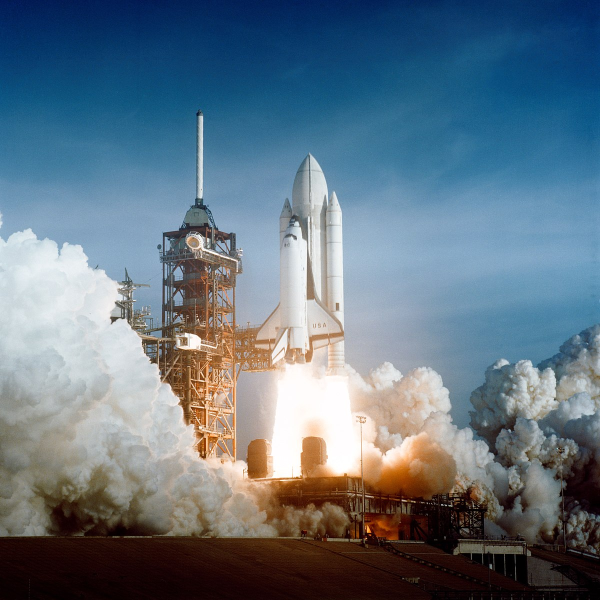
#> input picture image_examples/rocket.jpg, 1200 x 1200 px, found by its file name (shown at 1/2 size)
$ jupyter execute 'Level 1  Wavlet Compression Demo.ipynb'
#> lines starting #> are read from the running program, lines starting #| are printed output that depends on the picture; long printed decimals are rounded
# Multi-Level Wavlet Compression In Python

## Demo and Test Notebook

------------------------------------------------------------------------

Artash Nath, Pay-Elec UTAT

3 Febuary 2021

------------------------------------------------------------------------

[cell 1]
# Importing Neccesary Libaries

import pywt # For wavlets
import numpy # Handling Array Data
import numpy as np # ^
from PIL import Image # Image Operations
import cv2 # More Image Operations
import matplotlib.pyplot as plt # Plots and displays
from skimage.io import imread # Even more image operations

[cell 2]
# Calculate pixel simmilarity between 2 arrays of same size

def image_simmilarity(imageA, imageB):

    imageA = imageA.astype(np.float32)
    imageB = imageB.astype(np.float32)

    diff = abs(imageA - imageB) # Find difference between 2 images

    err = diff.mean() # Calculate Average Difference between those 2 images

    return err


# This function graphs the number of pixels in an image lower then a value n,
# where n ranged from pixel value 0 to 6 in the first plot, and 0 to 600 in the second plot
def pixel_thresholds(im, color='black'):

    g1_thresholds = np.linspace(0, 5, 100)
    g2_thresholds = np.linspace(0, 600, 1200)

    g1_percentages = []
    g2_percentages = []

    for i in g1_thresholds:
        g1_percentages.append((abs(im)<i).sum()/(im.size)*100) # Appends number of pixel in image below "i"

    for i in g2_thresholds:
        g2_percentages.append((abs(im)<i).sum()/(im.size)*100)


    ################################
    plt.figure(figsize=(18, 8))

    plt.subplot(211)
    plt.title("(%) Of Values in Image Below [threshold]")
    plt.ylabel("(%) Pixels Below Threshold")
    plt.plot(g1_thresholds,  g1_percentages, color=color)

    plt.subplot(212)
    plt.ylabel("(%) Pixels Below Threshold")
    plt.xlabel("Threshold")
    plt.plot(g2_thresholds,  g2_percentages,color=color)


# this function returns a threshold, where all pixels below that threshold should be discareded
# based on the percentage of pixels we want to discard (compression_level)

def get_threshold(im, compression_level):
    thresh = np.sort(abs((im.ravel())))[int(im.size*(1-compression_level))]
    return thresh

[cell 3]
im = cv2.resize(imread('rocket.jpg')[:1000, :1000], (500,500) )# Read Sample Image
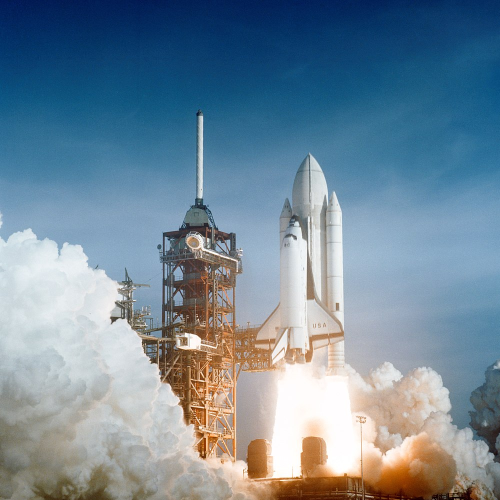
#> im: shape (500, 500, 3); mean R, G, B 115.4, 137, 152.9
plt.title("Origial Image")
plt.imshow(im)

[cell 4]
# Breaking into RED, GREEN, BLUE
r = im[:,:,0]
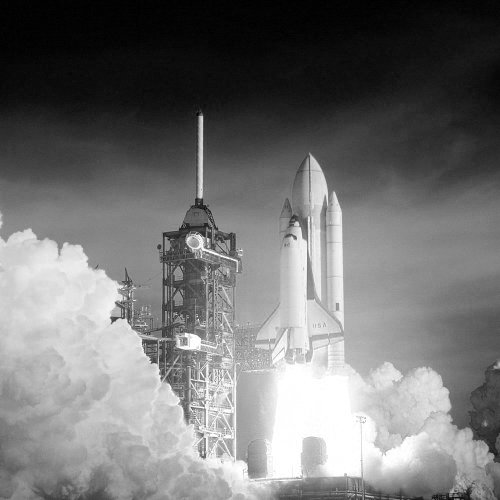
#> r: shape (500, 500); min 0, max 255, mean 115.4
g = im[:,:,1]
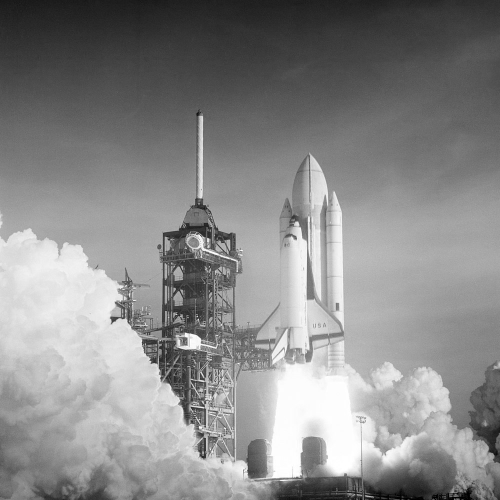
#> g: shape (500, 500); min 0, max 255, mean 137
b = im[:,:,2]
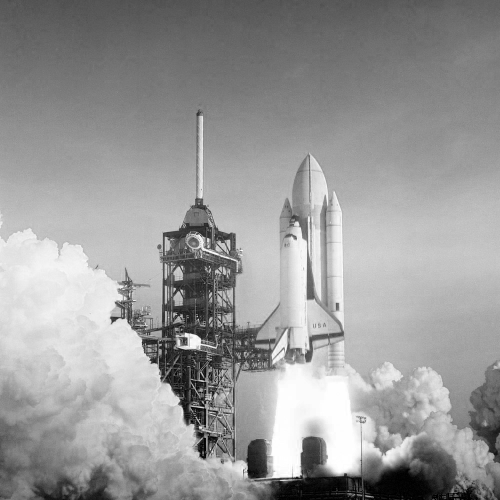
#> b: shape (500, 500); min 0, max 255, mean 152.9


################################
plt.figure(figsize=(16, 8))

plt.subplot(131)
plt.title("Original Image RED LAYER")
plt.imshow(r,  cmap='Reds')

plt.subplot(132)
plt.title("Original Image GREEN LAYER")
plt.imshow(g, cmap = 'Greens')

plt.subplot(133)
plt.title("Original Image BLUE LAYER")
plt.imshow(b, cmap = 'Blues')

-----------------------------------------------------
# LEVEL 1 COMPRESSION
-----------------------------------------------------

-----------------------------------------------------
###  (0% Compression)
-----------------------------------------------------

[cell 5]
# Compressing Each Layer via Wavelet DB2 Periodization at Level 1
level = 1
r_coeff = pywt.wavedec2(r, 'db2', mode='periodization', level=level)
#> r_coeff = 2 items
g_coeff = pywt.wavedec2(g, 'db2', mode='periodization', level=level)
#> g_coeff = 2 items
b_coeff = pywt.wavedec2(b, 'db2', mode='periodization', level=level)
#> b_coeff = 2 items

arr_r, slices_r = pywt.coeffs_to_array(r_coeff)
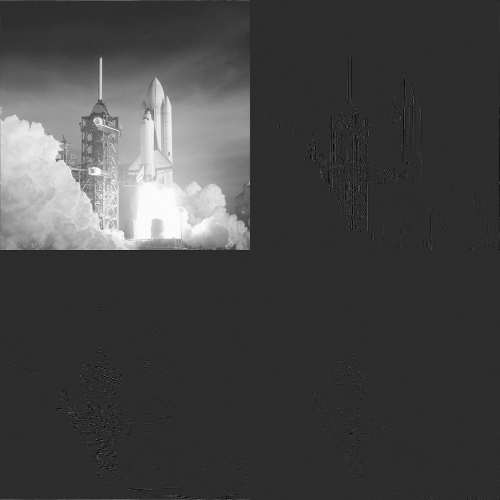
#> arr_r: shape (500, 500) float64; min -111.3, max 519.5, mean 57.7; drawn with min black and max white
#> slices_r = 2 items
arr_g, slices_g = pywt.coeffs_to_array(g_coeff)
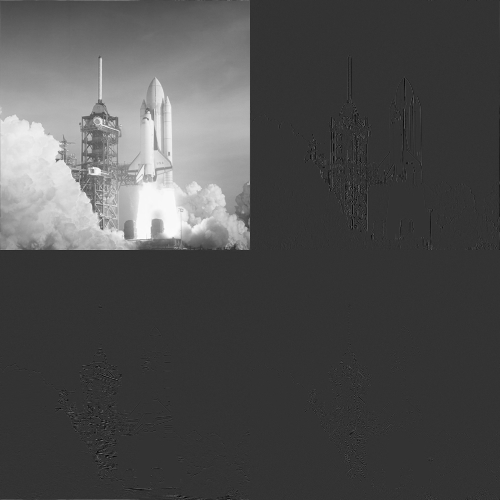
#> arr_g: shape (500, 500) float64; min -132.2, max 522.5, mean 68.5; drawn with min black and max white
#> slices_g = 2 items
arr_b, slices_b = pywt.coeffs_to_array(b_coeff)
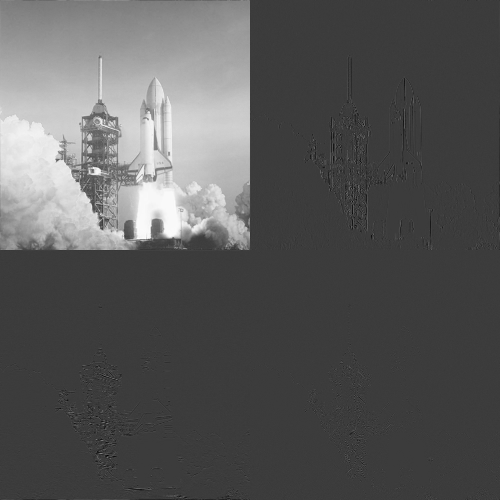
#> arr_b: shape (500, 500) float64; min -161.5, max 522.3, mean 76.4; drawn with min black and max white
#> slices_b = 2 items

[cell 6]
plt.figure(figsize=(8,24))

plt.subplot(311)
plt.title("Red Level 1 Wavlet Coefficients", fontsize=15)
plt.imshow(arr_r, cmap='Reds')

plt.subplot(312)
plt.title("Green Level 1 Wavlet Coefficients",  fontsize=15)
plt.imshow(arr_g, cmap='Greens')

plt.subplot(313)
plt.title("Blue Level 1 Wavlet Coefficients", fontsize=15)
plt.imshow(arr_b, cmap='Blues')

[cell 7]
r_coeff = pywt.array_to_coeffs(arr_r, slices_r, output_format='wavedecn')
g_coeff = pywt.array_to_coeffs(arr_g, slices_g, output_format='wavedecn')
b_coeff = pywt.array_to_coeffs(arr_b, slices_b, output_format='wavedecn')

[cell 8]
level = 1

r_reconstructed = pywt.waverecn(r_coeff, 'db2', mode='periodization')
g_reconstructed = pywt.waverecn(g_coeff, 'db2', mode='periodization')
b_reconstructed = pywt.waverecn(b_coeff, 'db2', mode='periodization')

reconstructed_im = (np.stack((r_reconstructed, g_reconstructed, b_reconstructed), 2)).astype(np.uint16)

[cell 9]
plt.imshow(reconstructed_im)

[cell 10]
print("Average Pixel Difference Between Original and Wavlet Reconstructed with 100% Compression: ",image_simmilarity(im, reconstructed_im))
#> in image_simmilarity, `diff = abs(imageA - imageB)`:
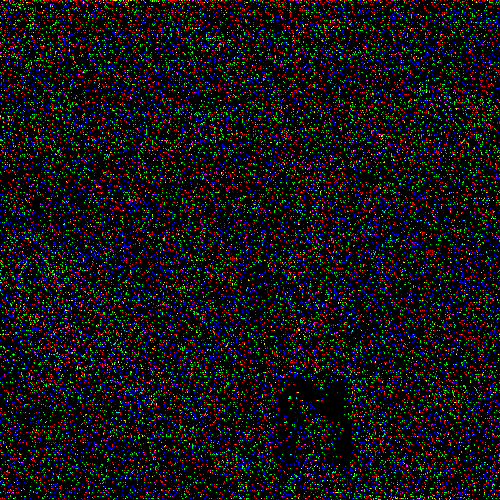
#> diff: shape (500, 500, 3) float32; mean of channels 0, 1, 2 0.0558, 0.0532, 0.0557; drawn as R, G, B
#> in image_simmilarity, `err = diff.mean()`: err = 0.0549
#| Average Pixel Difference Between Original and Wavlet Reconstructed with 100% Compression:  0.05488

-----------------------------------------------------
###  (n% Compression)
-----------------------------------------------------

[cell 11]
# Compressing Each Layer via Wavelet DB2 Periodization at Level 1
level = 1
r_coeff = pywt.wavedec2(r, 'db2', mode='periodization', level=level)
g_coeff = pywt.wavedec2(g, 'db2', mode='periodization', level=level)
b_coeff = pywt.wavedec2(b, 'db2', mode='periodization', level=level)

arr_r, slices_r = pywt.coeffs_to_array(r_coeff)
arr_g, slices_g = pywt.coeffs_to_array(g_coeff)
arr_b, slices_b = pywt.coeffs_to_array(b_coeff)

[cell 12]
plt.figure(figsize=(8,24))

plt.subplot(311)
plt.title("Red Level 1 Wavlet Coefficients", fontsize=15)
plt.imshow(arr_r, cmap='Reds')

plt.subplot(312)
plt.title("Green Level 1 Wavlet Coefficients",  fontsize=15)
plt.imshow(arr_g, cmap='Greens')

plt.subplot(313)
plt.title("Blue Level 1 Wavlet Coefficients", fontsize=15)
plt.imshow(arr_b, cmap='Blues')

[cell 13]
pixel_thresholds(arr_r, color='r')
#> after the loop in pixel_thresholds, `for i in g1_thresholds:`: g1_percentages = 100 values from 0 to 67.21
#> after the loop in pixel_thresholds, `for i in g2_thresholds:`: g2_percentages = 1200 values from 0 to 100
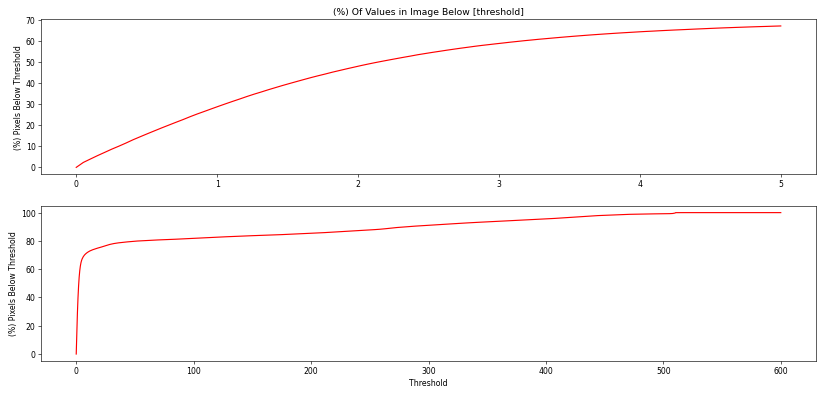
#> figure drawn by matplotlib, 2 panels; panel 1: curve peaks at x = 5, y = 67.21; panel 2: curve peaks at x = 519.9, y = 100

[cell 14]
pixel_thresholds(arr_g, color='g')
#> figure, not shown here; panel 1: curve peaks at x = 5, y = 66.76; panel 2: curve peaks at x = 522.9, y = 100

[cell 15]
pixel_thresholds(arr_g, color='b')
#> figure, not shown here; panel 1: curve peaks at x = 5, y = 66.76; panel 2: curve peaks at x = 522.9, y = 100

-----------------------------------------------------
###  (50% Compression)
-----------------------------------------------------

[cell 16]
threshold_r = get_threshold(arr_r, 0.5)
#> in get_threshold, `thresh = np.sort(abs((im.ravel())))[int(im.size*(1-compression_level))]`: thresh = 2.14
#> threshold_r = 2.14
threshold_g = get_threshold(arr_g, 0.5)
#> threshold_g = 2.12
threshold_b = get_threshold(arr_b, 0.5)
#> threshold_b = 2.23

[cell 17]
arr_r_compressed50 = arr_r * (abs(arr_r) > (threshold_r))
arr_g_compressed50 = arr_g * (abs(arr_g) > (threshold_g))
arr_b_compressed50 = arr_b * (abs(arr_b) > (threshold_b))

[cell 18]
plt.figure(figsize=(8,24))

plt.subplot(311)
plt.title("Red Level 1 Wavlet Coefficients (50% of values removed)", fontsize=15)
plt.imshow(arr_r_compressed50, cmap='Reds')

plt.subplot(312)
plt.title("Green Level 1 Wavlet Coefficients (50% of values removed)",  fontsize=15)
plt.imshow(arr_g_compressed50, cmap='Greens')

plt.subplot(313)
plt.title("Blue Level 1 Wavlet Coefficients (50% of values removed)", fontsize=15)
plt.imshow(arr_b_compressed50, cmap='Blues')

[cell 19]
r_coeff = pywt.array_to_coeffs(arr_r_compressed50, slices_r, output_format='wavedecn')
g_coeff = pywt.array_to_coeffs(arr_g_compressed50, slices_g, output_format='wavedecn')
b_coeff = pywt.array_to_coeffs(arr_b_compressed50, slices_b, output_format='wavedecn')

[cell 20]
level = 1

r_reconstructed = pywt.waverecn(r_coeff, 'db2', mode='periodization').astype(np.uint8)
g_reconstructed = pywt.waverecn(g_coeff, 'db2', mode='periodization').astype(np.uint8)
b_reconstructed = pywt.waverecn(b_coeff, 'db2', mode='periodization').astype(np.uint8)

reconstructed_im = (np.stack((r_reconstructed, g_reconstructed, b_reconstructed), 2)).astype(np.uint8)

[cell 21]
plt.imshow(reconstructed_im)

[cell 22]
print("Average Pixel Difference Between Original and Wavlet Reconstructed with 50% Compression: ",image_simmilarity(im, reconstructed_im))
#> in image_simmilarity (call 2), `diff = abs(imageA - imageB)`:
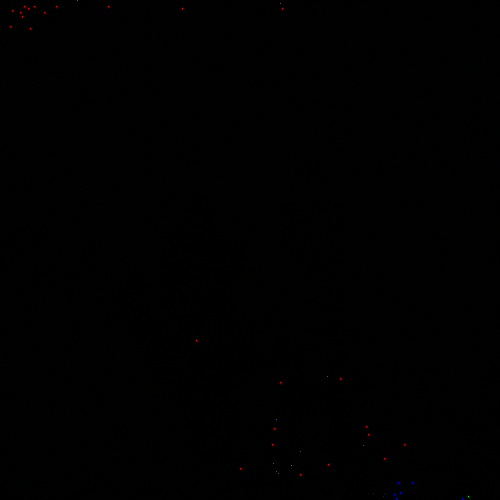
#> diff: shape (500, 500, 3) float32; mean of channels 0, 1, 2 0.7, 0.7, 0.7; drawn as R, G, B
#> in image_simmilarity (call 2), `err = diff.mean()`: err = 0.719
#| Average Pixel Difference Between Original and Wavlet Reconstructed with 50% Compression:  0.7186
